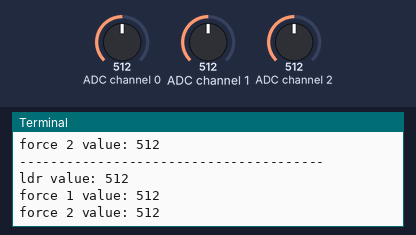
A program run on a simulated Raspberry Pi (BCM pin numbers). Shown: the last lines printed to the terminal. The inputs (shaded band) are chosen by the test bench; at power-on: ADC channel 0 = 512, ADC channel 1 = 512, ADC channel 2 = 512 (analog values on the 0–1023 scale).

Above: at 1.2 s.
1.3 s: ADC channel 0 set to 716
At 1.9 s:
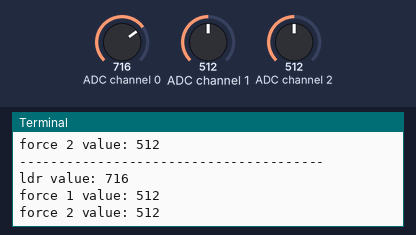
2.8 s: ADC channel 1 set to 716
At 3.4 s:
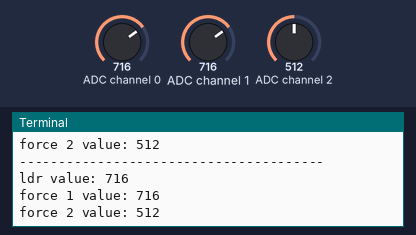
4.3 s: ADC channel 2 set to 716
At 4.9 s:
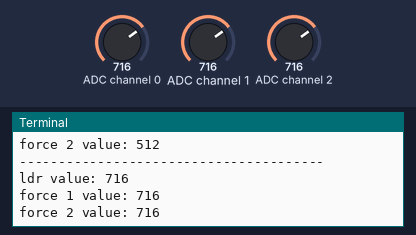
5.8 s: ADC channel 0 set to 900
At 6.4 s:
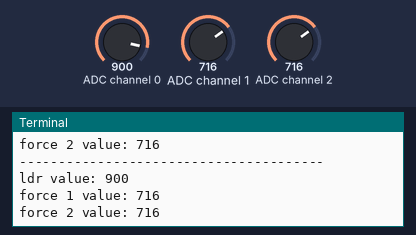
7.3 s: ADC channel 1 set to 900
At 7.9 s:
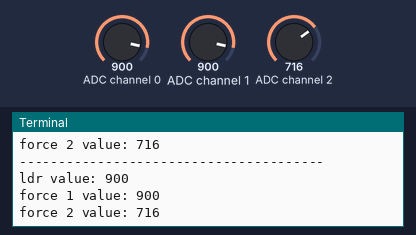
8.8 s: ADC channel 2 set to 900
At 9.4 s:
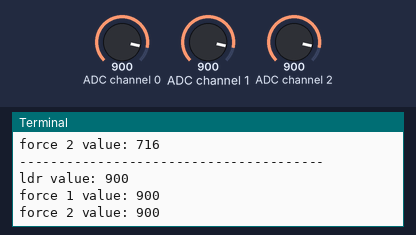
Timing chart, 0 to 11.3 s (numbered marks = the images above; inputs shaded):
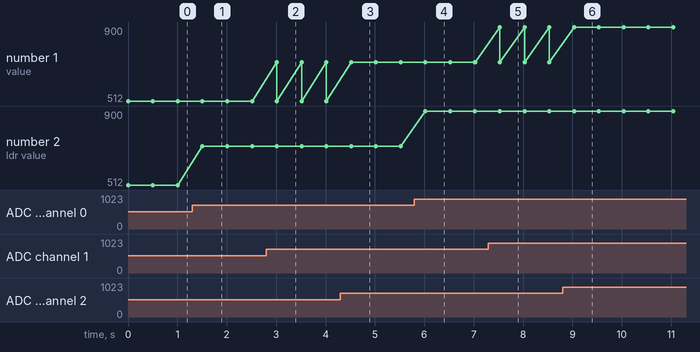

Measured:
- after the input at 1.3 s, the terminal: prints a new line after 0.21 s (image 1)
- after the input at 2.8 s, the terminal: prints a new line after 0.21 s (image 2)
- after the input at 4.3 s, the terminal: prints a new line after 0.22 s (image 3)
- after the input at 5.8 s, the terminal: prints a new line after 0.22 s (image 4)
- after the input at 7.3 s, the terminal: prints a new line after 0.23 s (image 5)
- after the input at 8.8 s, the terminal: prints a new line after 0.23 s (image 6)
- plotted number 2: 512 → 716 after the input at 1.3 s, 716 → 900 after the input at 5.8 s

The program:

screambox.py
```python
#!/usr/bin/python
from __future__ import division
from gpiozero import MCP3008
import time
import pygame.mixer
from pygame.mixer import Sound

delay = 0.5
# Create GPIO components
ldr_channel = MCP3008(0)
force1_channel = MCP3008(1)
force2_channel = MCP3008(2)

# Initialize sound components
pygame.mixer.init()
ellaria = Sound("ellaria.wav")
oberyn = Sound("oberyn.wav")
headsplosion = Sound("headsplosion.wav")
# Find open channels and set the volume to 0 initially
ellaria_channel = pygame.mixer.find_channel()
ellaria_channel.set_volume(0)
ellaria_channel.queue(ellaria)
oberyn_channel = pygame.mixer.find_channel()
oberyn_channel.set_volume(0)
oberyn_channel.queue(oberyn)
light_channel = pygame.mixer.find_channel()
light_channel.set_volume(0)
light_channel.queue(headsplosion)
# Previous values of sensors to calculate how much the value has changed
last_readl1 = 0
last_readf1 = 0
last_readf2 = 0

# The following three methods convert the analog values to a number
# in the range of 0.0-1.0, in order to set the volume of each channel
def set_crunch_volume(sensor_value):
    set_volume = sensor_value / 9.00
    set_volume = round(set_volume)
    set_volume = int(set_volume)
    set_volume = set_volume / 100
    return set_volume

def set_scream_volume(sensor_value):
    set_volume = sensor_value - 512
    set_volume = set_volume / 5.12
    set_volume = round(set_volume)
    set_volume = int(set_volume)
    set_volume = set_volume / 100
    return 1 - set_volume

def is_change_significant(sensor_change):
    tolerance = 3
    if(sensor_change > tolerance):
        return True
    return False

while True:
    light_channel.queue(headsplosion)
    ellaria_channel.queue(ellaria)
    oberyn_channel.queue(oberyn)

    # Grab analog values from sensors (0-1023)
    ldr_value = ldr_channel.raw_value
    force1_value = force1_channel.raw_value
    force2_value = force2_channel.raw_value

    ldr_change = abs(ldr_value - last_readl1)
    force1_change = abs(force1_value - last_readf1)
    force2_change = abs(force2_value - last_readf2)

    if(is_change_significant(ldr_change)):
        light_channel.set_volume(set_crunch_volume(ldr_value))
        last_readl1 = ldr_value

    if(is_change_significant(force1_change)):
        ellaria_channel.set_volume(set_scream_volume(force1_value))
        last_readf1 = force1_value

    if(is_change_significant(force2_change)):
        oberyn_channel.set_volume(set_scream_volume(force2_value))
        last_readf2 = force2_value

    print "---------------------------------------"
    print("ldr value: %d" % ldr_value)
    print("force 1 value: %d" % force1_value)
    print("force 2 value: %d" % force2_value)
    time.sleep(delay)
```
